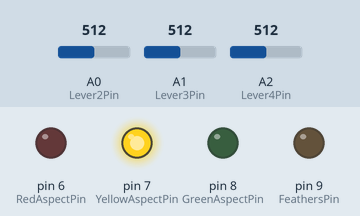
Bench run of a sketch on a simulated Arduino Uno, built with avr-gcc and run on an emulated ATmega328P. Shown: output pins drawn as LEDs (lit = HIGH). The test bench sets the inputs (shaded band); at power-on: A0 (Lever2Pin) = 512, A1 (Lever3Pin) = 512, A2 (Lever4Pin) = 512.

Above: at 1.2 s.
1.3 s: A0 (Lever2Pin) set to 0
At 2.5 s:
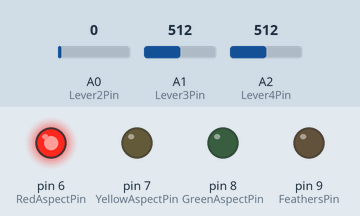
3.2 s: A0 (Lever2Pin) set to 122
At 3.38 s:
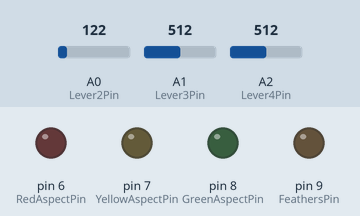
Timing chart, 0 to 6.2 s (numbered marks = the images above; inputs shaded):
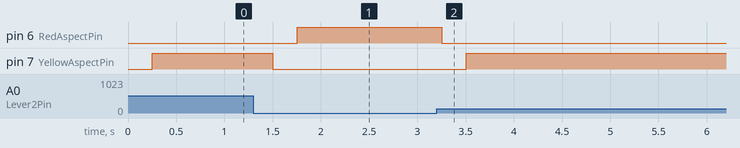

Measured:
- after the input at 1.3 s, pin 6 (RedAspectPin): LOW → HIGH after 0.45 s; pin 7 (YellowAspectPin): HIGH → LOW after 0.20 s
- after the input at 3.2 s, pin 6 (RedAspectPin): HIGH → LOW after 0.06 s; pin 7 (YellowAspectPin): LOW → HIGH after 0.31 s

The sketch:

Single_Aspect_Testing.ino
```cpp
const int Lever2Pin = A0;
const int Lever3Pin = A1;
const int Lever4Pin = A2;
const int RedAspectPin = 6;
const int YellowAspectPin = 7;
const int GreenAspectPin = 8;
const int FeathersPin = 9;
int Lever2 = 0;
int Lever3 = 0;
int Lever4 = 0;

void setup() {
  Serial.begin(9600);
  pinMode(Lever2Pin, INPUT);
  pinMode(Lever3Pin, INPUT);
  pinMode(Lever4Pin, INPUT);
  pinMode(RedAspectPin, OUTPUT);
  pinMode(YellowAspectPin, OUTPUT);
  pinMode(GreenAspectPin, OUTPUT);
  pinMode(FeathersPin, OUTPUT);
}

void loop() {
  FrameState();
  SignalControl();
}


void FrameState() {

  //To read the state of each microswitch attached to a lever.
  Lever2 = analogRead(Lever2Pin);
  Lever3 = analogRead(Lever3Pin);
  Lever4 = analogRead(Lever4Pin);
}

void SignalControl() {

  if (Lever2 > 0) {
    digitalWrite(RedAspectPin, LOW);
    delay(250);
    digitalWrite(YellowAspectPin, HIGH);
  }
  else {
    digitalWrite(YellowAspectPin, LOW);
    delay(250);
    digitalWrite(RedAspectPin, HIGH);
  }
}
```
